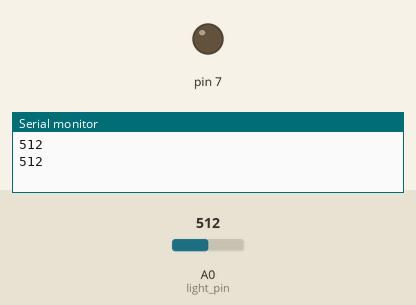
Recording of a sketch running on a simulated Arduino Uno, built with avr-gcc and run on an emulated ATmega328P. Parts: output pins drawn as LEDs (lit = HIGH), the last lines printed to the serial monitor. The test bench sets the inputs (shaded band); at power-on: A0 (light_pin) = 512.

Above: at 1.8 s.
1.9 s: A0 (light_pin) set to 482
At 2.9 s:
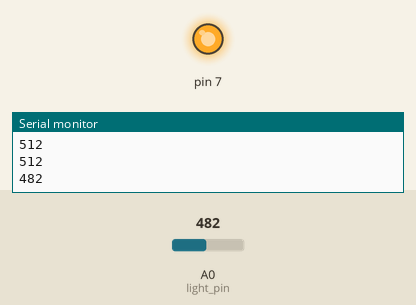
3.5 s: A0 (light_pin) set to 510
At 4.4 s:
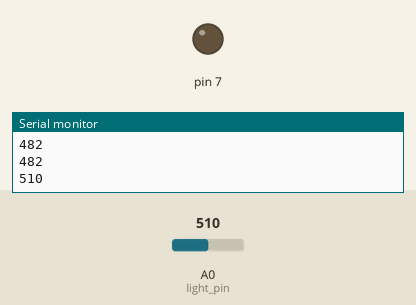
5.5 s: A0 (light_pin) set to 490
At 7.2 s:
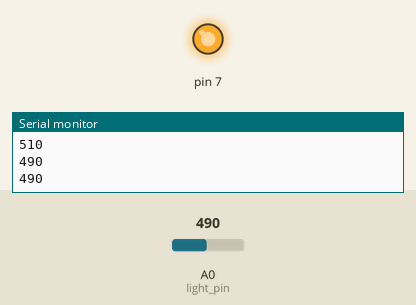
Timing chart, 0 to 8.7 s (numbered marks = the images above; inputs shaded):
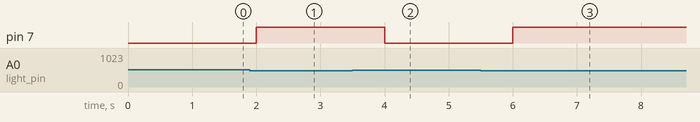

The sketch:

20127318.ino
```cpp
// C++ code
//
int light_pin = A0;

void setup() {
  Serial.begin(9600);
  pinMode(light_pin,INPUT);
  pinMode(7,OUTPUT);
}

void loop() {
  int value = analogRead(light_pin);
  Serial.println(value);
  if(value < 500){
  	digitalWrite(7,HIGH);
  }
  else{
    digitalWrite(7,LOW);
  }
  delay(1000);
}
```

Measured:
- the behaviour switches between 500 and 499 on A0 (light_pin) (found by bisection; images 0 and 1)
- after the input at 1.9 s, pin 7: LOW → HIGH after 0.10 s
- after the input at 3.5 s, pin 7: HIGH → LOW after 0.50 s
- after the input at 5.5 s, pin 7: LOW → HIGH after 0.50 s
